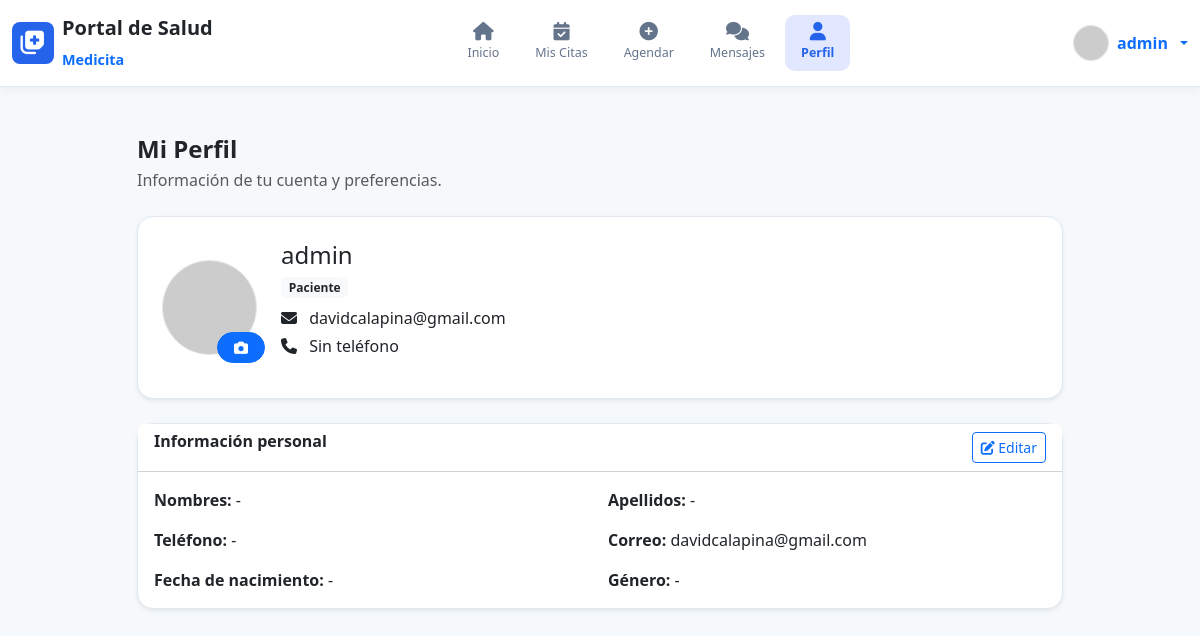
The app's page /citas/perfil/ (signed in) with its own data.
### citas/models.py (models this page shows, shortened)
class Profile(models.Model):
    user = models.OneToOneField(
        User,
        on_delete=models.CASCADE,
        related_name='profile'
    )
    phone = models.CharField(max_length=20, blank=True)
    cedula = models.CharField(max_length=20, blank=True)
    fecha_nacimiento = models.DateField(null=True, blank=True)
    direccion = models.CharField(max_length=255, blank=True)
    ciudad = models.CharField(max_length=100, blank=True)
    pais = models.CharField(max_length=100, blank=True)
    codigo_postal = models.CharField(max_length=20, blank=True)
    genero = models.CharField(max_length=20, blank=True)
    photo = models.ImageField(upload_to='profile_photos/', blank=True, null=True)

### citas/views.py (the view, shortened to what this page needs)
# urls.py: path('perfil/', views.perfil, name='perfil'),
@login_required
def perfil(request):
    profile, created = Profile.objects.get_or_create(user=request.user)
    context = {
        'user': request.user,
        'profile': profile
    }
    return render(request, 'citas/perfil.html', context)

### citas/templates/citas/perfil.html (shortened to what this page needs)
{% extends "citas/base.html" %}
{% load static %}
{% block content %}
<div class="container py-4" style="max-width: 950px;">
    <h4 class="fw-bold mb-1">Mi Perfil</h4>
    <p class="text-muted mb-4">Información de tu cuenta y preferencias.</p>
    <div class="card shadow-sm mb-4">
        <div class="card-body d-flex align-items-center gap-4 p-4">
            <div class="position-relative">
                {% if profile.photo %}
                    <img src="{{ profile.photo.url }}" class="rounded-circle border" width="95" height="95" alt="">
                {% else %}
                    <img src="https://picsum.photos/id/1005/95/95" class="rounded-circle border" width="95" height="95" alt="">
                {% endif %}
                <form method="POST" enctype="multipart/form-data" style="position:absolute; bottom:-8px; right:-8px;">
                    <label class="btn btn-sm btn-primary rounded-pill px-3 py-1" style="cursor:pointer;">
                        <i class="fas fa-camera"></i>
                    </label>
                </form>
            </div>
            <div>
                <h4 class="mb-1">{{ user.get_full_name|default:user.username }}</h4>
                <span class="badge bg-light text-dark">Paciente</span>
                <p class="mb-1 mt-2"><i class="fas fa-envelope me-2"></i> {{ user.email }}</p>
                <p><i class="fas fa-phone me-2"></i> {{ profile.phone|default:"Sin teléfono" }}</p>
            </div>
        </div>
    </div>
    <div class="card shadow-sm">
        <div class="card-header d-flex justify-content-between bg-white">
            <h6 class="fw-semibold">Información personal</h6>
            <button class="btn btn-sm btn-outline-primary" onclick="document.getElementById('formEdit').classList.toggle('d-none')">
                <i class="fas fa-edit"></i> Editar
            </button>
        </div>
        <div class="card-body">
            <div class="row g-3">
                <div class="col-md-6"><strong>Nombres:</strong> {{ user.first_name|default:"-" }}</div>
                <div class="col-md-6"><strong>Apellidos:</strong> {{ user.last_name|default:"-" }}</div>
                <div class="col-md-6"><strong>Teléfono:</strong> {{ profile.phone|default:"-" }}</div>
                <div class="col-md-6"><strong>Correo:</strong> {{ user.email }}</div>
                <div class="col-md-6"><strong>Fecha de nacimiento:</strong> {{ profile.fecha_nacimiento|date:"d/m/Y"|default:"-" }}</div>
                <div class="col-md-6"><strong>Género:</strong> {{ profile.genero|default:"-" }}</div>
            </div>
        </div>
    </div>
</div>
{% endblock %}

### citas/templates/citas/base.html (shortened to what this page needs)
<!DOCTYPE html>
<html lang="es">
<head>
    {% load static %}
    <link href="https://cdn.jsdelivr.net/npm/bootstrap@5.3.3/dist/css/bootstrap.min.css" rel="stylesheet">
    <link href="https://cdnjs.cloudflare.com/ajax/libs/font-awesome/6.5.1/css/all.min.css" rel="stylesheet">
</head>
<body style="background-color: #F5F9FC;">
    <nav class="navbar navbar-expand-lg py-2">
        <div class="container" style="max-width: 1280px;">
            <a class="navbar-brand d-flex align-items-center gap-2" href="{% url 'citas:home' %}">
                <div class="d-flex align-items-center justify-content-center text-white rounded-3"
                     style="width: 42px; height: 42px; background-color: #2563EB;">
                    <i class="fas fa-notes-medical fa-lg"></i>
                </div>
                <div>
                    <span class="fw-bold fs-5 text-dark">Portal de Salud</span><br>
                    <span class="fw-bold text-primary" style="font-size: 0.9rem; line-height: 0.7;">Medicita</span>
                </div>
            </a>
            <div class="collapse navbar-collapse justify-content-center" id="navbarNav">
                <ul class="navbar-nav gap-1">
                    <li class="nav-item">
                        <a class="nav-link {% if request.resolver_match.url_name == 'home' %}active{% endif %}"
                           href="{% url 'citas:home' %}">
                            <i class="fas fa-home"></i>
                            <span>Inicio</span>
                        </a>
                    </li>
                    <li class="nav-item">
                        <a class="nav-link {% if request.resolver_match.url_name == 'mis_citas' %}active{% endif %}"
                           href="{% url 'citas:mis_citas' %}">
                            <i class="fas fa-calendar-check"></i>
                            <span>Mis Citas</span>
                        </a>
                    </li>
                    <li class="nav-item">
                        <a class="nav-link {% if request.resolver_match.url_name == 'agendar_cita' %}active{% endif %}"
                           href="{% url 'citas:agendar_cita' %}">
                            <i class="fas fa-plus-circle"></i>
                            <span>Agendar</span>
                        </a>
                    </li>
                    <li class="nav-item">
                        <a class="nav-link {% if request.resolver_match.url_name == 'chat' %}active{% endif %}"
                           href="{% url 'citas:chat' %}">
                            <i class="fas fa-comments"></i>
                            <span>Mensajes</span>
                        </a>
                    </li>
                    <li class="nav-item">
                        <a class="nav-link {% if request.resolver_match.url_name == 'perfil' %}active{% endif %}"
                           href="{% url 'citas:perfil' %}">
                            <i class="fas fa-user"></i>
                            <span>Perfil</span>
                        </a>
                    </li>
                </ul>
            </div>
            <div class="dropdown">
                <a href="#" class="d-flex align-items-center gap-2 text-decoration-none dropdown-toggle" data-bs-toggle="dropdown">
                    <img src="https://picsum.photos/id/1005/36/36" class="rounded-circle border" width="36" height="36" alt="">
                    <span class="fw-semibold d-none d-md-inline">  {{ user.get_username }} </span>
                </a>
            </div>
        </div>
    </nav>
    <div class="container py-4" style="max-width: 1280px;">
        {% block content %}{% endblock %}
    </div>
</body>
</html>

### citas/templates/citas/base.html (style rules this page uses)
.navbar { background-color: #FFFFFF; box-shadow: 0 2px 10px rgba(0, 0, 0, 0.05); border-bottom: 1px solid #E2E8F0; }
.nav-link { display: flex; flex-direction: column; align-items: center; font-size: 0.78rem; color: #64748B !important; padding: 8px 16px !important; border-radius: 10px; transition: all 0.2s ease; }
.nav-link i { font-size: 1.15rem; margin-bottom: 3px; }
.nav-link.active { background-color: #E0E7FF; color: #2563EB !important; font-weight: 600; }
.card { border: 1px solid #E2E8F0; border-radius: 16px; box-shadow: 0 4px 6px -1px rgb(0 0 0 / 0.05); }

### records on screen
Profile: phone "Sin teléfono", phone "-", fecha_nacimiento "-", genero "-"

### other values on screen
{{ user.get_username }} "admin"
{{ user.get_full_name|default:user.username }} "admin"
{{ user.email }} "davidcalapina@gmail.com"
{{ user.first_name|default:"-" }} "-"
{{ user.last_name|default:"-" }} "-"
